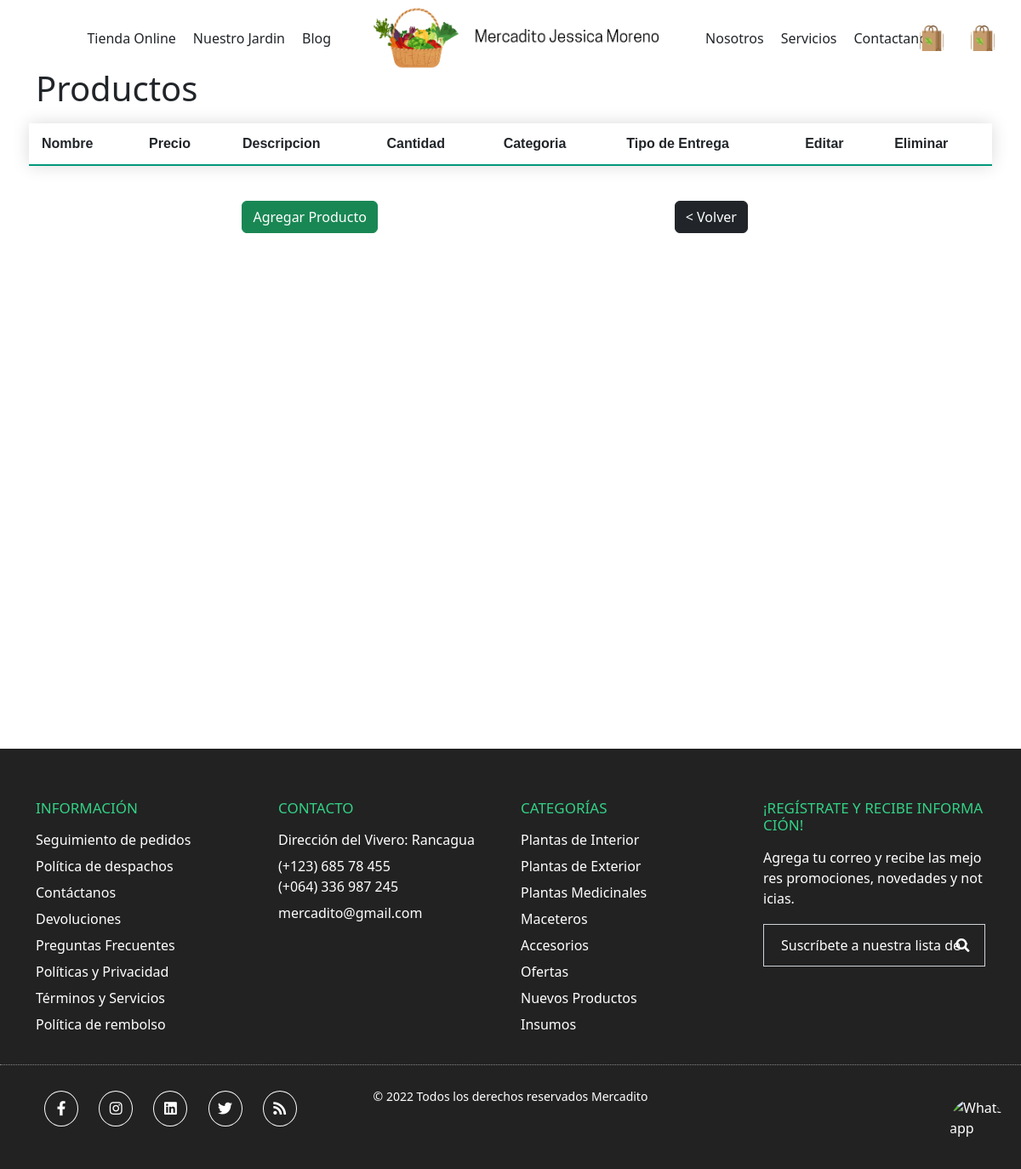
/pages/listarproductos.php, run on an earlier commit of the app's database.
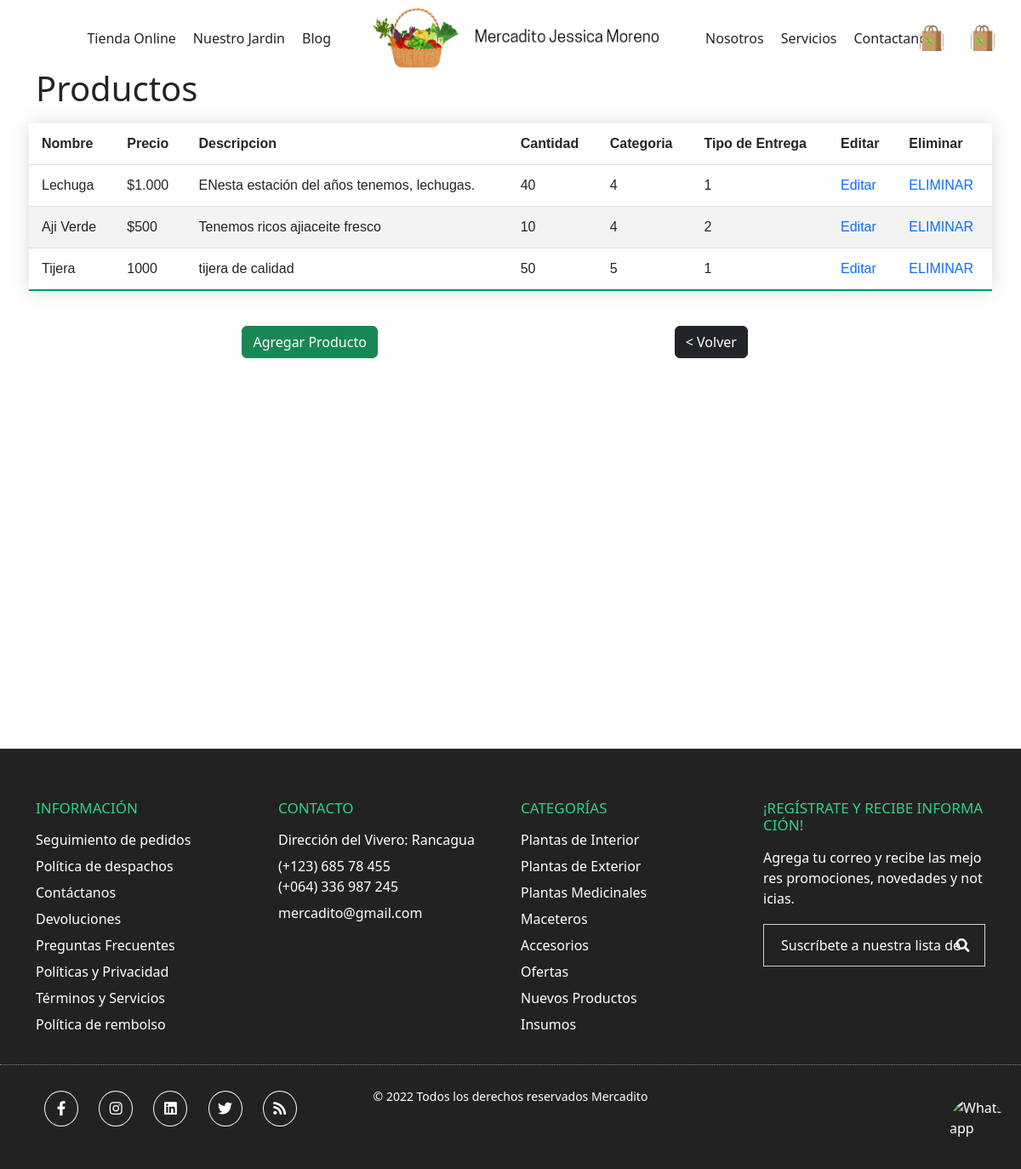
And on a later commit of the database.
### tables this page shows
CREATE TABLE `plants` (
  `id` int(12) NOT NULL,
  `title` varchar(30) NOT NULL,
  `price` varchar(30) NOT NULL,
  `description` varchar(300) NOT NULL,
  `category` int(12) NOT NULL,
  `image` longblob NOT NULL,
  `cant` int(12) NOT NULL,
  `type_delivery` int(12) NOT NULL
);

### core/bootstraper.php (called while the page is built)
<?php
    require '../database/DatabaseMYSQL.php';
        $connectDB = new DatabaseMYSQL('localhost','root','','mercadito');
?>

### controllers/plant.controller.php (called while the page is built, shortened)
<?php
    require '../models/Plants.php';
    class PlantController {
        private $connectDB;
        function __construct( $connectDB)
        {
            $this->connectDB = $connectDB;
        }
        public function select(){
            $lista = array();
            $this->connectDB->connect();
            $sql = " SELECT * FROM `plants`";
            $st = $this->connectDB->query($sql);
            while($rs = mysqli_fetch_array($st)){
                $lista[] = new Plant($rs['id'],$rs['title'],$rs['price'],$rs['description'],$rs['category'],$rs['image'],$rs['cant'],$rs['type_delivery']);;
            }
            $this->connectDB->disconnect();
            return $lista;
        }
    }
?>

### database/DatabaseMYSQL.php (called while the page is built, shortened)
<?php
    class DatabaseMYSQL implements IConnectDB{
        private $db;
        private $localhost;
        private $user;
        private $pass;
        private $nameDB;
        public function __construct($localhost, $user, $pass, $nameDB)
        {
            $this->localhost = $localhost;
            $this->user = $user;
            $this->pass = $pass;
            $this->nameDB = $nameDB;
        }
        public function connect(){
            $this->db = new mysqli($this->localhost,$this->user,$this->pass,$this->nameDB);
        }
        public function query($sql){
            return $this->db->query($sql);
        }
    }
?>

### models/Plants.php (called while the page is built, shortened)
<?php
class Plant{
	private  $id;
	private  $title;
	private  $price;
	private  $description;
	private  $category;
	private  $cant;
	private  $typeDelivery;
	function __construct( $id, $title, $price, $description, $category,$image, $cant, $typeDelivery){
		$this->id = $id;
		$this->title = $title;
		$this->price = $price;
		$this->description = $description;
		$this->category = $category;
		$this->cant = $cant;
		$this->typeDelivery = $typeDelivery;
	}
	public function getidPlants(): int{
		return $this->id;
	}
	public function geTitle(): string{
		return $this->title;
	}
	public function getPrice(): string{
		return $this->price;
	}
	public function getDescription(): string{
		return $this->description;
	}
	public function getCant(): int{
		return $this->cant;
	}
	public function getCategory(): int{
		return $this->category;
	}
	public function getTypeDelivery(): int{
		return $this->typeDelivery;
	}
}
?>

### pages/listarproductos.php (the view, shortened to what this page needs)
<?
require '../core/bootstraper.php';
require '../controllers/plant.controller.php';
$producController = new PlantController($connectDB);
$produc = $producController->select();
?>
<!DOCTYPE html>
<html lang="es">
<head>
    <?php include '../components/head.php' ?>
    <link rel="stylesheet" href="../assets/styles/main.css">
    <link rel="stylesheet" href="../assets/styles/pages/listarproductos.css">
</head>
<body>
    <?php include '../components/header.php' ?>
    <div class="container container-main">
        <h1>Productos</h1>
        <form class="row g-3 justify-content-center">
            <table class="styled-table">
                <tr>
                    <td><strong>Nombre</strong></td>
                    <td><strong>Precio</strong></td>
                    <td><strong>Descripcion</strong></td>
                    <td><strong>Cantidad</strong></td>
                    <td><strong>Categoria</strong></td>
                    <td><strong>Tipo de Entrega</strong></td>
                    <td><strong>Editar</strong></td>
                    <td><strong>Eliminar</strong></td>
                </tr>
                <tr>
                    <?php
                    for ($i = 0; $i < count($produc); $i++) {
                        echo "<tr>";
                        echo "<td>" . $produc[$i]->geTitle()  . "</td>";
                        echo "<td>" . $produc[$i]->getPrice() . "</td>";
                        echo "<td>" . $produc[$i]->getDescription() . "</td>";
                        echo "<td>" . $produc[$i]->getCant() . "</td>";
                        echo "<td>" . $produc[$i]->getCategory() . "</td>";
                        echo "<td>" . $produc[$i]->getTypeDelivery() . "</td>";
                        echo "<td><a href='listarproductos.php?id=" . $produc[$i]->getidPlants() . "'>Editar</a></td>";
                        echo "<td><a href='listarproductos.php?id=" . $produc[$i]->getidPlants() . "'>ELIMINAR</a></td>";
                        echo "</tr>";
                    }
                    ?>
                </tr>
            </table>
            <div class="col-5  justify-content-center mb-2" style="text-align: center;">
                <a href="./agregarproductos.php"><button type="button" class="btn btn-success">Agregar Producto</button></a>
            </div>
            <div class="col-5  justify-content-center mb-2" style="text-align: center;">
                <a href="./perfil.php"><button type="button" class="btn btn-success btn btn-dark">
                        < Volver</button></a>
            </div>
        </form>
    </div>
    <?php include '../components/footer.php' ?>
</body>
</html>

What changed in the data, as far as the page shows it:
added plants: title "Lechuga", price "$1.000", description "ENesta estación del años tenemos, lechugas.", cant "40", category "4", type_delivery "1"
added plants: title "Aji Verde", price "$500", description "Tenemos ricos ajiaceite fresco", cant "10", category "4", type_delivery "2"
added plants: title "Tijera", price "1000", description "tijera de calidad", cant "50", category "5", type_delivery "1"
